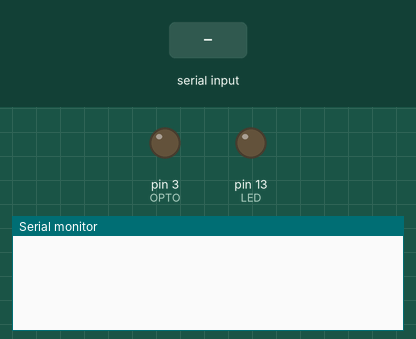
Recording of a sketch running on a simulated Arduino Uno, built with avr-gcc and run on an emulated ATmega328P. On the bench: output pins drawn as LEDs (lit = HIGH), the last lines printed to the serial monitor. Inputs (shaded band) come from the test bench.

Above: at 1.2 s.
1.3 s: "S" received over Serial
At 2.6 s:
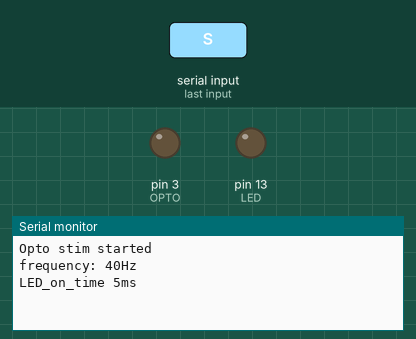
3.1 s: "X" received over Serial
At 3.6 s:
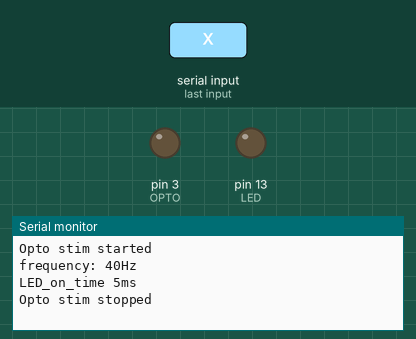

Measured:
- after the input at 1.3 s, the serial monitor: prints a new line at once (image 1)
- after the input at 3.1 s, the serial monitor: prints a new line at once (image 2)

The sketch:

opto_serial_control_aug23b.ino
```cpp
// Configuration and initial setup
const long BAUD = 115200;
bool stim_on = false;

//set pins
const int LED = 13;
const int OPTO = 3;

//set desired frequency
int freq = 40; //Hz
const float cycle_time = 1000.0/freq; //msec
const int on_time = 5; //msec
const float off_time = cycle_time-on_time;

void setup() {
  // put your setup code here, to run once:
  pinMode(LED, OUTPUT);
  pinMode(OPTO,OUTPUT);
  digitalWrite(LED,LOW);
  digitalWrite(OPTO,LOW);
  //initialize serial communication
  Serial.begin(BAUD);
}

void loop() {
  if (Serial.available() > 0) {
    char command = Serial.read();
    if (command == 'S') {
      stim_on = true;
      Serial.println("Opto stim started");
      Serial.println("frequency: " + String(freq) + "Hz");
      Serial.println("LED_on_time " + String(on_time) + "ms");
    } else if ((command == 'X')&&stim_on){
      stim_on = false;
      Serial.println("Opto stim stopped");
    } else if (command == 'X') {
      stim_on = false;
      Serial.println("No opto stim");
    }
  }

  if (stim_on) {
    digitalWrite(LED, HIGH);   // turn the LED on (HIGH is the voltage level)
    digitalWrite(OPTO,HIGH);
    delay(on_time);
    digitalWrite(LED, LOW);    // turn the LED off by making the voltage LOW
    digitalWrite(OPTO,LOW);
    delay(off_time);
  }

}
```
